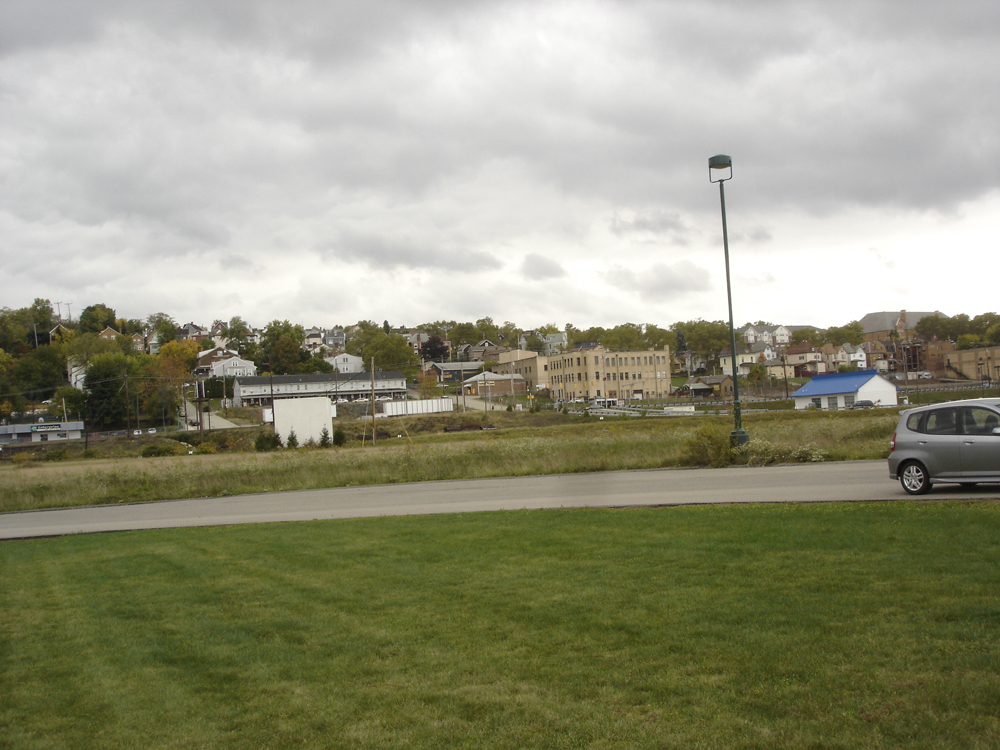
%> input picture Project3/paritosh_Project3/Stitching/car1.jpg, 1000 x 750 px
$ octave stitch_supervisor.m   (GNU Octave 9; MATLAB toolbox functions it lacks are replaced by stand-ins)
%> lines starting %> are read from the running program, lines starting %| are printed output that depends on the picture; in (x1, y1, x2, y2) boxes, pixels count from 0 and x2, y2 are one past the last pixel; in counts of white or black regions, pixels touching at a corner belong together; the program's own positions count from 1
### Project3/paritosh_Project3/Stitching/anms.m
function [ c, r, rad ] = anms( C_mag, NUM_PTS_REQD )

% Returns the anms points
global numR;
global numC;
global I;

    C_mag(C_mag < 0.1.*max(C_mag(:))) = 0;
    C = imregionalmax(C_mag);

    if ( NUM_PTS_REQD > length(find(C)))
        NUM_PTS_REQD = length(find(C));
    end

    % not sure how to set the corner threshold
    % taking all the points for now
    potCorners_idx = find(C);
    potCorners_mag = C_mag(potCorners_idx);

    % init radius tracker aray
    radius_tracker = -1.*ones(length(potCorners_idx),2);
    radius_tracker(:,1) = potCorners_idx;

    % stupid for loop for ANMS
    for iterANMS  = 1 : length(potCorners_idx)

        current_idx = potCorners_idx(iterANMS);
        current_idx_mag = C_mag(current_idx);

        % subtract this from the list of all the other values
        diff_ = current_idx_mag./potCorners_mag;

        % take those points that satisy the `robustify' criteria
        robust_idx = potCorners_idx(abs(diff_) <= 0.9);
        if (isempty(robust_idx))
            if (current_idx_mag == max(potCorners_mag))
                radius_tracker(iterANMS,:) = [current_idx, Inf];
%             else
%                 radius_tracker(iterANMS,:) = [current_idx, Inf];
            end
            continue;
        end

        % with each of these points, calculate the distance from current_idx
        [robust_cartesianR, robust_cartesianC] = ind2sub([numR, numC], robust_idx);
        [current_cartesian(:,1), current_cartesian(:,2)] = ind2sub([numR, numC], current_idx);
        robust_cartesian = [robust_cartesianR robust_cartesianC];
        dist_measure = pdist2(current_cartesian,robust_cartesian);
        sorted_dist_measure = sort(dist_measure);

        % fill in radius_tracker
        radius_tracker(iterANMS,:) = [current_idx, sorted_dist_measure(1)];

        %disp(iterANMS);


    end

    % take the top NUM_PTS_REQD from the radius_tracker
    [sorted_radius,idx_track] = sort(radius_tracker(:,2), 'DESCEND');

    % filteredPts
    anms_op  = potCorners_idx(idx_track(1:NUM_PTS_REQD));

    % convert to cartesian
    [r,c] = ind2sub([numR, numC], anms_op);

    % radius at which result was obtained
    rad = sorted_radius(NUM_PTS_REQD);


    % just do harris for now
%     RC = corner(rgb2gray(I));
%     r = RC(:,1);
%     c = RC(:,2);

end

### Project3/paritosh_Project3/Stitching/stitch_supervisor.m
%% This script is the stitching _supervisor


%
clear all
close all

% global params
global I;
global numR;
global numC;
global visualizeHomography;
global visualizeResult;
global visualizeRANSAC;
global show_ANMS;


show_ANMS = 0;
visualizeRANSAC = 0;
visualizeResult = 1;
visualizeHomography = 0;

%% 1st image
% get the image
I = (imread('car1.jpg'));
%> I is the input picture: size 750x1000x3 uint8; mean R, G, B 147.9, 148.1, 125.1
%I = imresize(I,0.5);
I1 = I;
I_gray = rgb2gray(I);
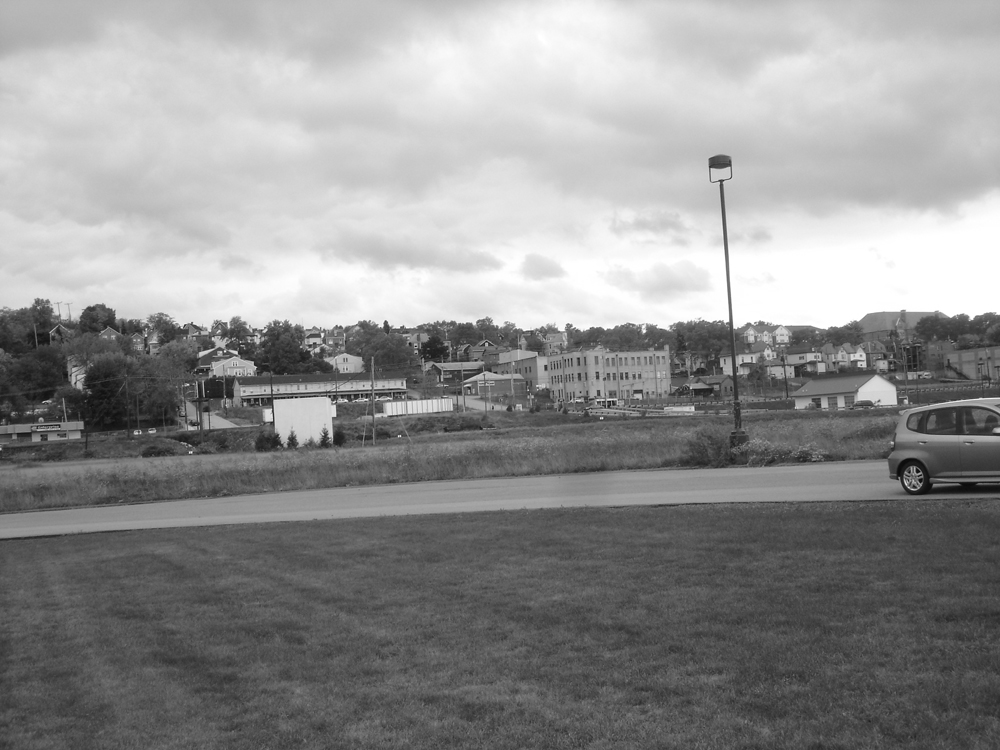
%> I_gray: size 750x1000 uint8; min 10, max 255, mean 145.4
I_gray = double(I_gray);
%> I_gray: size 750x1000 double

[numR, numC] = size(I_gray);
%> numR = 750; numC = 1000

% get the corners before ANMS
C_mag = cornermetric(im2double(rgb2gray(I)));
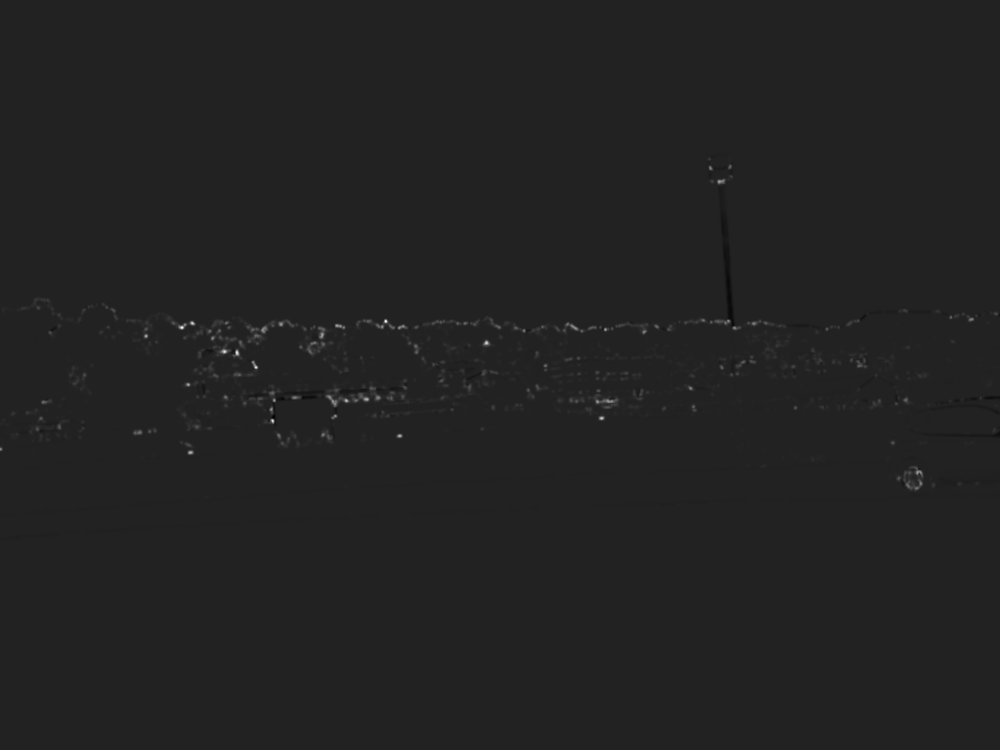
%> C_mag: size 750x1000 double; min -0.0018, max 0.0117, mean 2.24e-05; drawn with min black and max white

% params
NUM_PTS_REQD = 300;

% for every pixel, calc minR - mainly for visualising
minR_mat = 0.*ones(size(I_gray,1), size(I_gray,2));

% perform anms
[im1_corn_c, im1_corn_r, ~ ] = anms(C_mag,NUM_PTS_REQD);
%> in anms, `C_mag(C_mag < 0.1.*max(C_mag(:))) = 0;`:
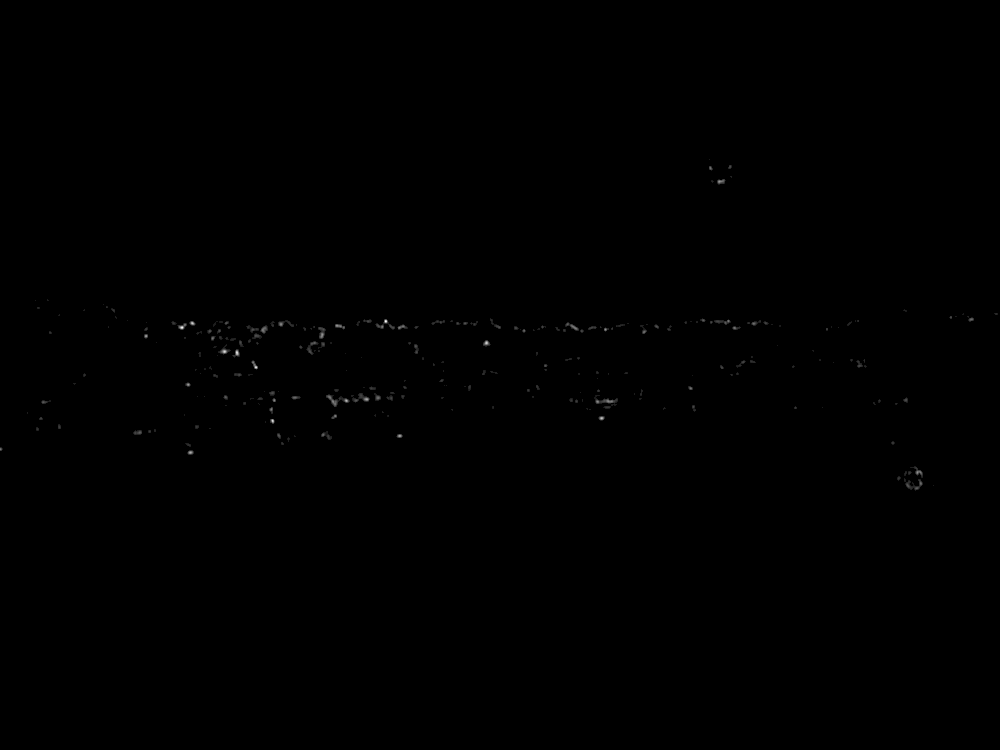
%> C_mag: size 750x1000 double; min 0, max 0.0117, mean 1.16e-05; drawn with min black and max white
%> in anms, `C = imregionalmax(C_mag);`: C: size 750x1000 logical; 0.05% white in thin lines or dots, all inside (x1, y1, x2, y2) = (0, 159, 997, 489)
%> in anms, `potCorners_idx = find(C);`: potCorners_idx = 340 values from 450 to 747314
%> in anms, `potCorners_mag = C_mag(potCorners_idx);`: potCorners_mag = 340 values, max 0.0117 at index 156, min 0.00117 at index 144, mean 0.00286
%> the loop in anms, `for iterANMS  = 1 : length(potCorners_idx)` made 340 passes
%> (current_idx, current_idx_mag) on passes 1 to 3: (450, 0.00543), (20663, 0.00133), (26551, 0.00121)
%> after the loop in anms, `for iterANMS  = 1 : length(potCorners_idx)`: current_cartesian = [314 997]; radius_tracker = 340 rows, first 12: [450 184.6; 20663 15.23; 26551 7.62; 28180 11.7; 28808 27.73; 31169 16.12; 32653 63.7; 35551 11.4; 37152 6.08; 37833 70.35; 44566 19.24; 44678 29.68]
%> the run ends on the next line
